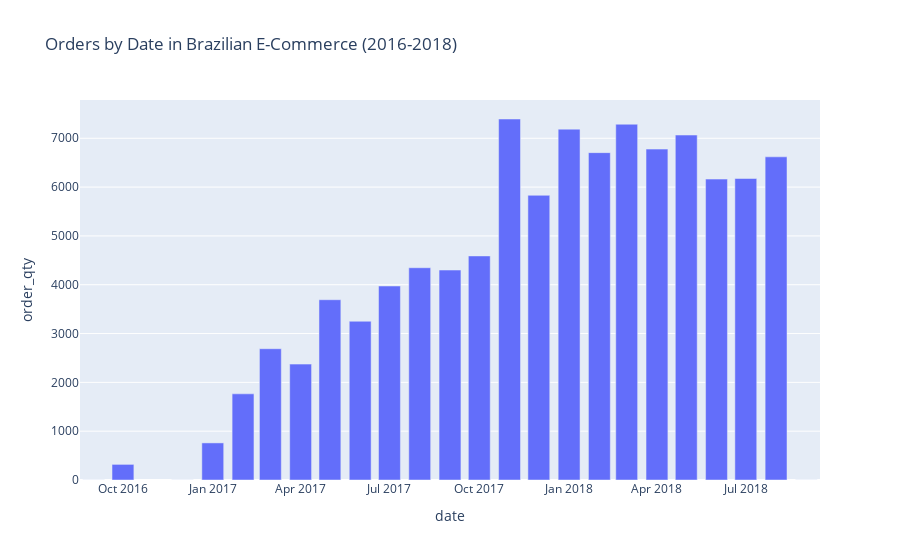

Notebook code for this chart:
### Code cell
# Plotting orders by time data 
fig1 = px.bar(r2, x="date", y="order_qty", orientation='v', title='Orders by Date in Brazilian E-Commerce (2016-2018)')
fig1.show()

### Figure 1 — Plotly figure (JSON) as saved in the notebook; plotly's stock layout.template omitted (floating-point values rounded to 4 significant figures)
{"data": [{"alignmentgroup": "True", "hovertemplate": "date=%{x}<br>order_qty=%{y}<extra></extra>", "legendgroup": "", "marker": {"color": "#636efa"}, "name": "", "offsetgroup": "", "orientation": "v", "showlegend": false, "textposition": "auto", "type": "bar", "x": [null, "2016-09", "2016-10", "2016-12", "2017-01", "2017-02", "2017-03", "2017-04", "2017-05", "2017-06", "2017-07", "2017-08", "2017-09", "2017-10", "2017-11", "2017-12", "2018-01", "2018-02", "2018-03", "2018-04", "2018-05", "2018-06", "2018-07", "2018-08", "2018-09"], "xaxis": "x", "y": [160, 1, 320, 1, 760, 1765, 2689, 2374, 3693, 3252, 3974, 4348, 4301, 4590, 7395, 5832, 7187, 6706, 7288, 6778, 7066, 6164, 6176, 6620, 1], "yaxis": "y"}], "layout": {"barmode": "relative", "legend": {"tracegroupgap": 0}, "title": {"text": "Orders by Date in Brazilian E-Commerce (2016-2018)"}, "xaxis": {"anchor": "y", "domain": [0, 1], "title": {"text": "date"}}, "yaxis": {"anchor": "x", "domain": [0, 1], "title": {"text": "order_qty"}}}}
